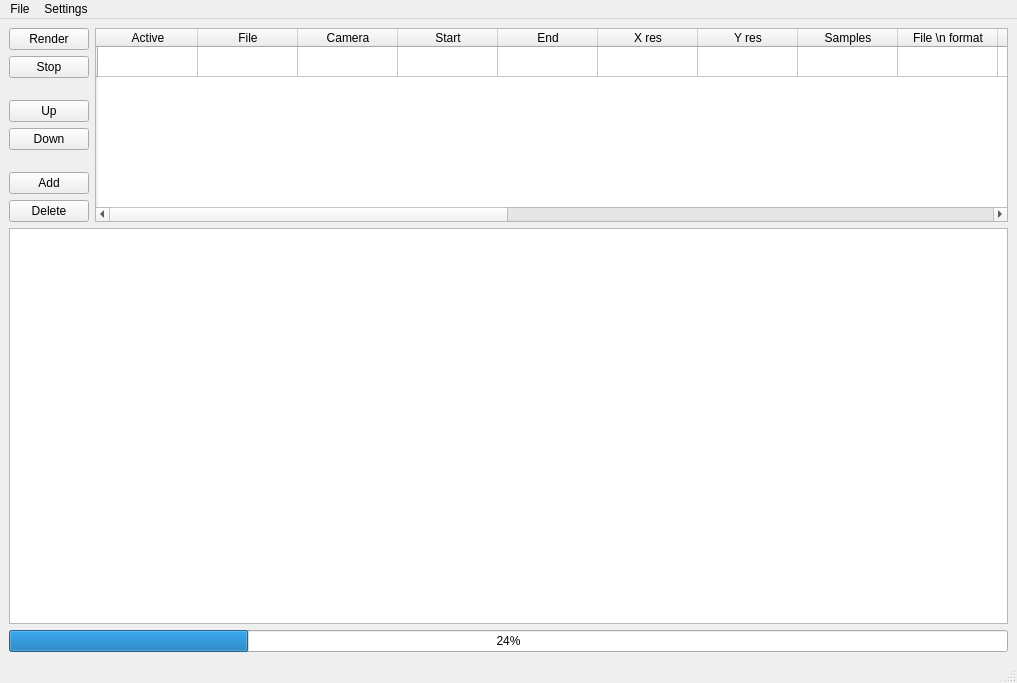
<?xml version="1.0" encoding="UTF-8"?>
<ui version="4.0">
 <class>MainWindow</class>
 <widget class="QMainWindow" name="MainWindow">
  <property name="geometry">
   <rect>
    <x>0</x>
    <y>0</y>
    <width>1017</width>
    <height>683</height>
   </rect>
  </property>
  <property name="windowTitle">
   <string>MainWindow</string>
  </property>
  <widget class="QWidget" name="centralwidget">
   <layout class="QVBoxLayout" name="verticalLayout_2">
    <item>
     <layout class="QHBoxLayout" name="horizontalLayout_2">
      <item>
       <layout class="QVBoxLayout" name="verticalLayout">
        <item>
         <widget class="QPushButton" name="render_button">
          <property name="text">
           <string>Render</string>
          </property>
         </widget>
        </item>
        <item>
         <widget class="QPushButton" name="stop_button">
          <property name="text">
           <string>Stop</string>
          </property>
         </widget>
        </item>
        <item>
         <spacer name="verticalSpacer">
          <property name="orientation">
           <enum>Qt::Vertical</enum>
          </property>
          <property name="sizeHint" stdset="0">
           <size>
            <width>20</width>
            <height>40</height>
           </size>
          </property>
         </spacer>
        </item>
        <item>
         <widget class="QPushButton" name="up_button">
          <property name="text">
           <string>Up</string>
          </property>
         </widget>
        </item>
        <item>
         <widget class="QPushButton" name="down_button">
          <property name="text">
           <string>Down</string>
          </property>
         </widget>
        </item>
        <item>
         <spacer name="verticalSpacer_2">
          <property name="orientation">
           <enum>Qt::Vertical</enum>
          </property>
          <property name="sizeHint" stdset="0">
           <size>
            <width>20</width>
            <height>40</height>
           </size>
          </property>
         </spacer>
        </item>
        <item>
         <widget class="QPushButton" name="add_button">
          <property name="text">
           <string>Add</string>
          </property>
         </widget>
        </item>
        <item>
         <widget class="QPushButton" name="delete_button">
          <property name="text">
           <string>Delete</string>
          </property>
         </widget>
        </item>
       </layout>
      </item>
      <item>
       <widget class="QTableWidget" name="tableWidget">
        <attribute name="horizontalHeaderCascadingSectionResizes">
         <bool>true</bool>
        </attribute>
        <row>
         <property name="text">
          <string/>
         </property>
        </row>
        <column>
         <property name="text">
          <string>Active</string>
         </property>
         <property name="icon">
          <iconset theme="address-book-new">
           <normaloff>.</normaloff>.</iconset>
         </property>
        </column>
        <column>
         <property name="text">
          <string>File</string>
         </property>
        </column>
        <column>
         <property name="text">
          <string>Camera</string>
         </property>
        </column>
        <column>
         <property name="text">
          <string>Start</string>
         </property>
        </column>
        <column>
         <property name="text">
          <string>End</string>
         </property>
        </column>
        <column>
         <property name="text">
          <string>X res</string>
         </property>
        </column>
        <column>
         <property name="text">
          <string>Y res</string>
         </property>
        </column>
        <column>
         <property name="text">
          <string>Samples</string>
         </property>
        </column>
        <column>
         <property name="text">
          <string>File \n format</string>
         </property>
        </column>
        <column>
         <property name="text">
          <string>Engine</string>
         </property>
        </column>
        <column>
         <property name="text">
          <string>Device</string>
         </property>
        </column>
        <column>
         <property name="text">
          <string>Motion &lt;br&gt; Blur</string>
         </property>
        </column>
        <column>
         <property name="text">
          <string>New version</string>
         </property>
        </column>
        <column>
         <property name="text">
          <string>High Quality</string>
         </property>
        </column>
        <column>
         <property name="text">
          <string>Animation Denoise</string>
         </property>
        </column>
        <column>
         <property name="text">
          <string>Denoise</string>
         </property>
        </column>
        <column>
         <property name="text">
          <string>Scene</string>
         </property>
        </column>
        <column>
         <property name="text">
          <string>View Layer</string>
         </property>
        </column>
        <column>
         <property name="text">
          <string>Comments</string>
         </property>
        </column>
        <column>
         <property name="text">
          <string>View Output</string>
         </property>
        </column>
        <item row="0" column="0">
         <property name="icon">
          <iconset theme="call-start">
           <normaloff>.</normaloff>.</iconset>
         </property>
        </item>
        <item row="0" column="1">
         <property name="text">
          <string/>
         </property>
        </item>
        <item row="0" column="3">
         <property name="text">
          <string/>
         </property>
        </item>
        <item row="0" column="4">
         <property name="text">
          <string/>
         </property>
        </item>
       </widget>
      </item>
     </layout>
    </item>
    <item>
     <widget class="QListWidget" name="listWidget">
      <property name="minimumSize">
       <size>
        <width>0</width>
        <height>396</height>
       </size>
      </property>
     </widget>
    </item>
    <item>
     <widget class="QProgressBar" name="progressBar">
      <property name="value">
       <number>24</number>
      </property>
     </widget>
    </item>
   </layout>
  </widget>
  <widget class="QStatusBar" name="statusbar"/>
  <widget class="QMenuBar" name="menubar">
   <property name="geometry">
    <rect>
     <x>0</x>
     <y>0</y>
     <width>1017</width>
     <height>22</height>
    </rect>
   </property>
   <widget class="QMenu" name="menuFile">
    <property name="title">
     <string>File</string>
    </property>
    <widget class="QMenu" name="menuOpen_Recent">
     <property name="title">
      <string>Open Recent</string>
     </property>
     <addaction name="actiona_rrp"/>
     <addaction name="actionb_rrp"/>
     <addaction name="separator"/>
     <addaction name="actionDelete_Recent_Files"/>
    </widget>
    <addaction name="actionOpen"/>
    <addaction name="menuOpen_Recent"/>
    <addaction name="separator"/>
    <addaction name="actionSave"/>
    <addaction name="actionSave_As"/>
    <addaction name="separator"/>
    <addaction name="actionQuit"/>
   </widget>
   <widget class="QMenu" name="menuSettings">
    <property name="title">
     <string>Settings</string>
    </property>
   </widget>
   <addaction name="menuFile"/>
   <addaction name="menuSettings"/>
  </widget>
  <action name="actionSave">
   <property name="text">
    <string>Save</string>
   </property>
  </action>
  <action name="actionSave_As">
   <property name="text">
    <string>Save As</string>
   </property>
  </action>
  <action name="actionOpen">
   <property name="text">
    <string>Open</string>
   </property>
  </action>
  <action name="actionQuit">
   <property name="text">
    <string>Quit</string>
   </property>
  </action>
  <action name="actionDelete_Recent_Files">
   <property name="text">
    <string>Delete Recent Files</string>
   </property>
  </action>
  <action name="actiona_rrp">
   <property name="text">
    <string>a.rrp</string>
   </property>
  </action>
  <action name="actionb_rrp">
   <property name="text">
    <string>b.rrp</string>
   </property>
  </action>
 </widget>
 <resources/>
 <connections/>
</ui>
